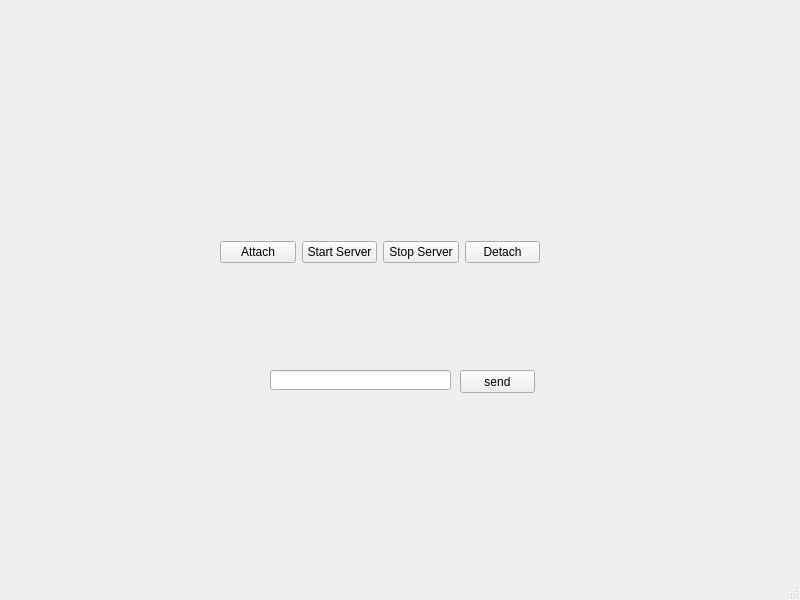
<?xml version="1.0" encoding="UTF-8"?>
<ui version="4.0">
 <class>MainWindow</class>
 <widget class="QMainWindow" name="MainWindow">
  <property name="geometry">
   <rect>
    <x>0</x>
    <y>0</y>
    <width>800</width>
    <height>600</height>
   </rect>
  </property>
  <property name="windowTitle">
   <string>CaterBot</string>
  </property>
  <property name="windowIcon">
   <iconset>
    <normaloff>icon.png</normaloff>icon.png</iconset>
  </property>
  <widget class="QWidget" name="centralwidget">
   <widget class="QWidget" name="layoutWidget">
    <property name="geometry">
     <rect>
      <x>220</x>
      <y>240</y>
      <width>320</width>
      <height>25</height>
     </rect>
    </property>
    <layout class="QHBoxLayout" name="horizontalLayout">
     <item>
      <widget class="QPushButton" name="attachBtn">
       <property name="text">
        <string>Attach</string>
       </property>
      </widget>
     </item>
     <item>
      <widget class="QPushButton" name="startServerBtn">
       <property name="text">
        <string>Start Server</string>
       </property>
      </widget>
     </item>
     <item>
      <widget class="QPushButton" name="stopServerBtn">
       <property name="text">
        <string>Stop Server</string>
       </property>
      </widget>
     </item>
     <item>
      <widget class="QPushButton" name="detachBtn">
       <property name="text">
        <string>Detach</string>
       </property>
      </widget>
     </item>
    </layout>
   </widget>
   <widget class="QPushButton" name="btnSend">
    <property name="geometry">
     <rect>
      <x>460</x>
      <y>370</y>
      <width>75</width>
      <height>23</height>
     </rect>
    </property>
    <property name="text">
     <string>send</string>
    </property>
   </widget>
   <widget class="QLineEdit" name="inputSend">
    <property name="geometry">
     <rect>
      <x>270</x>
      <y>370</y>
      <width>181</width>
      <height>20</height>
     </rect>
    </property>
   </widget>
  </widget>
  <widget class="QMenuBar" name="menubar">
   <property name="geometry">
    <rect>
     <x>0</x>
     <y>0</y>
     <width>800</width>
     <height>21</height>
    </rect>
   </property>
  </widget>
  <widget class="QStatusBar" name="statusbar"/>
 </widget>
 <resources/>
 <connections/>
</ui>
